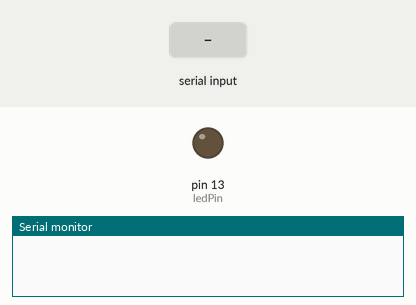
Simulated run of this sketch. Board: Arduino Uno, built with avr-gcc and run on an emulated ATmega328P. On the bench: output pins drawn as LEDs (lit = HIGH), the last lines printed to the serial monitor. The test bench sets the inputs (shaded band).

Above: at 1.2 s.
1.3 s: "on\n" received over Serial
At 1.9 s:
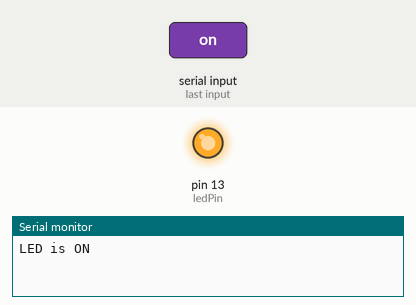
2.8 s: "off\n" received over Serial
At 3.1 s:
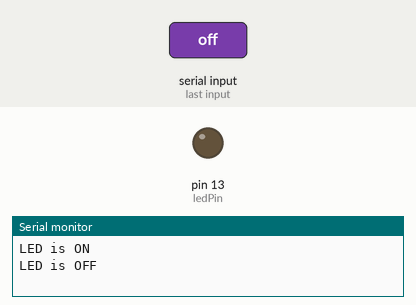
Timing chart, 0 to 5.8 s (numbered marks = the images above; inputs shaded):
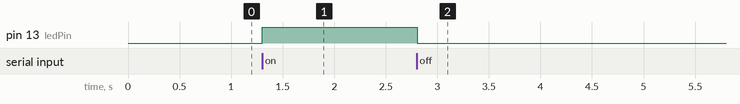

The sketch:

arduino.ino
```cpp
const int ledPin = 13;  // Pin where LED is connected

void setup() {
    pinMode(ledPin, OUTPUT);
    Serial.begin(9600);  // Start serial communication at 9600 baud rate
}

void loop() {
    // Check if data is available on the serial port
    if (Serial.available() > 0) {
        // Read the incoming data as a string
        String command = Serial.readStringUntil('\n');
        command.trim();  // Remove any trailing newline or whitespace

        // Check the command and control the LED accordingly
        if (command == "on") {
            digitalWrite(ledPin, HIGH);  // Turn the LED on
            Serial.println("LED is ON");
        } else if (command == "off") {
            digitalWrite(ledPin, LOW);   // Turn the LED off
            Serial.println("LED is OFF");
        } else {
            Serial.println("Unknown command");
        }
    }
}
```

Measured:
- after the input at 1.3 s, pin 13 (ledPin): LOW → HIGH at once
- after the input at 2.8 s, pin 13 (ledPin): HIGH → LOW at once
